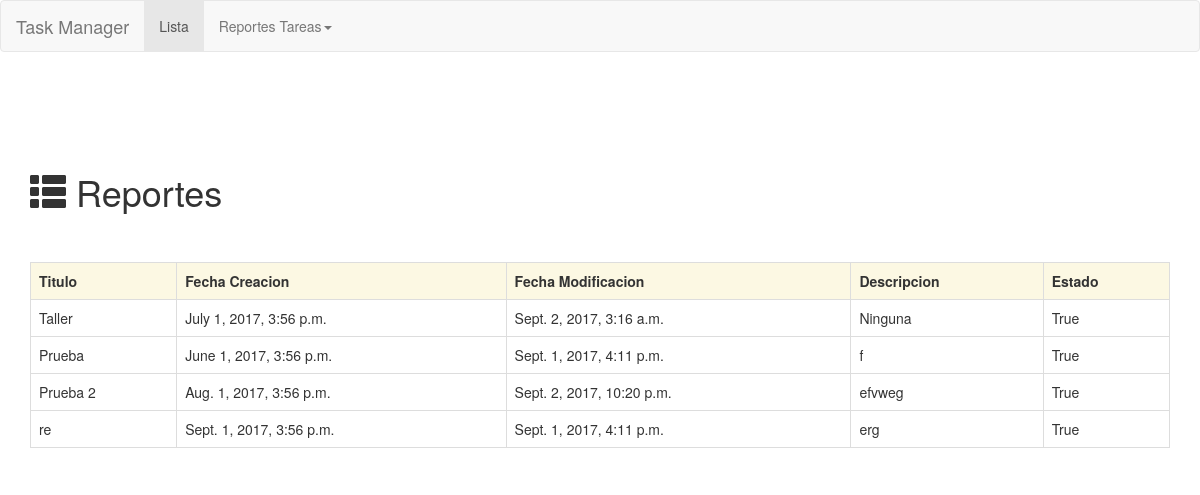
The app's page /tareas/terminadas/ with its own data.
### tareas/models.py (models this page shows, shortened)
@python_2_unicode_compatible  # only if you need to support Python 2
class Tareas(models.Model):
    id_lista = models.ForeignKey(Lista, on_delete=models.CASCADE)
    titulo_tarea = models.CharField(max_length=200, unique=True)
    estado_tarea = models.BooleanField(default=False)
    descripcion_tarea = models.TextField(help_text='Describe la Tarea', blank=True)
    fecha_creacion_tarea = models.DateTimeField(auto_now_add=True)
    fecha_modificacion_tarea = models.DateTimeField(auto_now=True)

### tareas/views.py (the view)
class TareasTerminadasMesView(generic.ListView):
    template_name = 'tareas/reportes.html'
    context_object_name = 'lista'
    def get_queryset(self):
        return Tareas.objects.filter(estado_tarea="True", fecha_modificacion_tarea__month=timezone.now().month)

### tareas/templates/tareas/reportes.html (shortened to what this page needs)
{% extends 'base.html' %}
{% block container %}
<h1><span class="glyphicon glyphicon-th-list"> </span> Reportes</h1>
<br><br>
<table class="table table-hover table-bordered">
<tr class="warning"><th>Titulo</th><th>Fecha Creacion</th><th>Fecha Modificacion</th><th>Descripcion</th><th>Estado</th></tr>
{% for l in lista %}
  <tr><td>{{l.titulo_tarea }}</td><td>{{l.fecha_creacion_tarea }}</td><td>{{l.fecha_modificacion_tarea }}</td><td>{{l.descripcion_tarea }}</td><td>{{l.estado_tarea }}</td></tr>
{% endfor %}
</table>
{% endblock container %}

### records on screen
Tareas: titulo_tarea "Taller", fecha_creacion_tarea "July 1, 2017, 3:56 p.m.", fecha_modificacion_tarea "Sept. 2, 2017, 3:16 a.m.", descripcion_tarea "Ninguna", estado_tarea "True"
Tareas: titulo_tarea "Prueba", fecha_creacion_tarea "June 1, 2017, 3:56 p.m.", fecha_modificacion_tarea "Sept. 1, 2017, 4:11 p.m.", descripcion_tarea "f", estado_tarea "True"
Tareas: titulo_tarea "Prueba 2", fecha_creacion_tarea "Aug. 1, 2017, 3:56 p.m.", fecha_modificacion_tarea "Sept. 2, 2017, 10:20 p.m.", descripcion_tarea "efvweg", estado_tarea "True"
Tareas: titulo_tarea "re", fecha_creacion_tarea "Sept. 1, 2017, 3:56 p.m.", fecha_modificacion_tarea "Sept. 1, 2017, 4:11 p.m.", descripcion_tarea "erg", estado_tarea "True"
